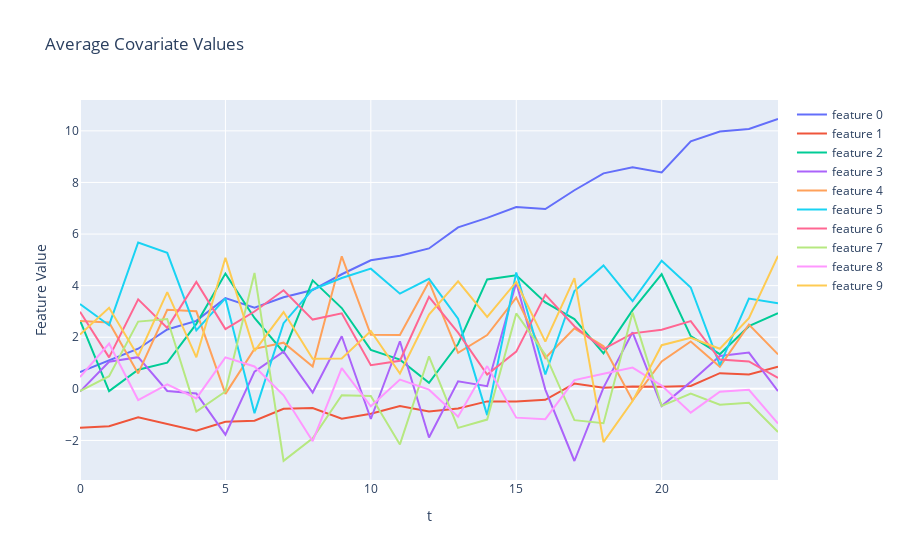

Notebook code for this chart:
### Markdown cell above
Covariates

### Code cell
fig = go.Figure()
for feature_idx in range(D):
    values = np.mean(X_visual[sample_ids, :, feature_idx], axis=0)
    fig.add_trace(go.Scatter(x=list(range(R * M)), y=values, name=f'feature {feature_idx}'))
fig.update_layout(
    title='Average Covariate Values',
    xaxis_title='t',
    yaxis_title='Feature Value'
)
fig.show()
